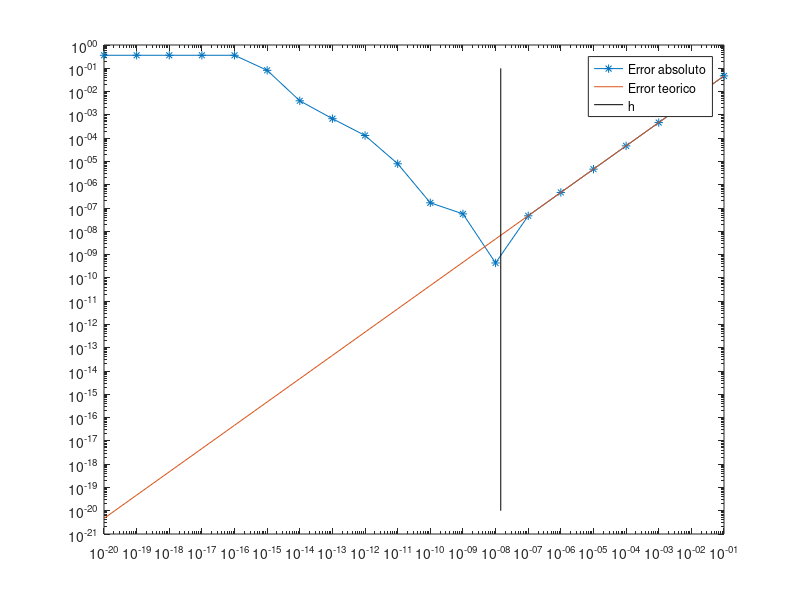
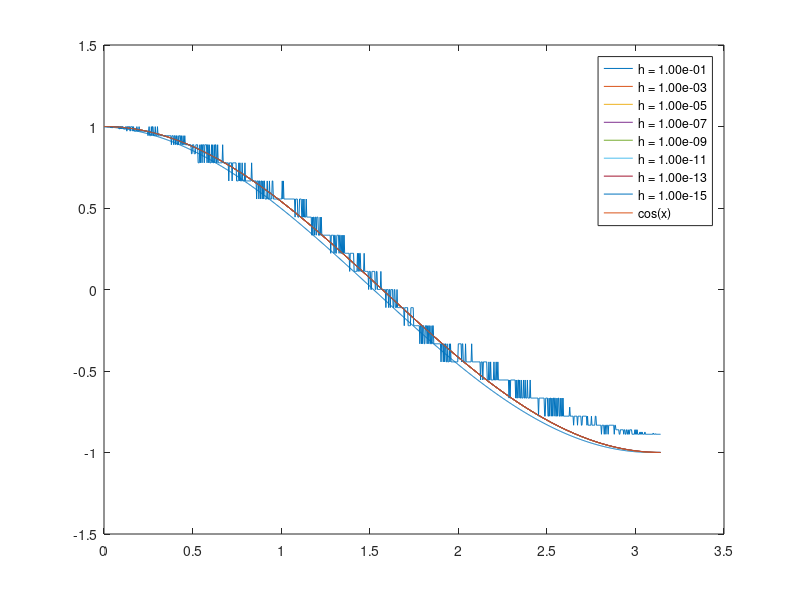

The MATLAB script that drew these images, in order:
addpath('../Biblioteca')
clc
clear all
close all

display ("Apartado 1 a. AproxDerivadaTabla")

valor_real_derivada = cos(1.2)
cociente =@(h) (sin(1.2+h)-sin(1.2))./h;
error_abs = @(h) abs(cociente(h)-valor_real_derivada);
error_teor = @(h) (h/2)*sin(1.21);

form = '%5.5e,\t %16.15e,\t %12.12e,\t %12.12e\n';
disp('h                cociente                errorabs                errorteorico')
k=1:20;
h=10.^(-k);
eval=cociente(h);
ea=error_abs(h);
#para valores muy pequeños del paso h el método comienza a mostrar una gran inestabilidad,
#debido a los errores de redondeo. Para h<=10^-8, el error absoluto se mantiene por debajo
#del teórico, a partir de ahí empieza a degenerar... En concreto para 10^-16, sen(x+h)=sen(x)
#debido a que el epsilón de máquina es 2.2204e-16
et=error_teor(h);
for j=1:20
  printf(form, h(j), eval(j), ea(j), et(j));
endfor

display ("Apartado 1 b. loglog")
loglog(h,ea,'*- ;Error absoluto;'); #gráfico con escala logarítmica
set(1,"position", [100, 206, 560, 420])
hold on
loglog(h,et,';Error teorico;');
hold on

display ("Apartado 1 c. ErrorTotalOptimo")
loglog([sqrt(sin(1.21)*eps),sqrt(sin(1.21)*eps)],[10^-20,10^-1], 'k ;h;');
# sí se aproxima a la zona de menor error (absoluto)
# asimismo, coincide con "se aconseja coger h netemente mayor que eps^(1/q+1) para O(h^q)"
# en este caso, sqrt(2.2204e-16)=1.4901e-08.
# Si tuvieramos más bits (digitos en mantisa), nos saldría un h menor

display ("Apartado 1 d. AproxDerivadaGrafica")
figure(2)
aprox=@(x,h) (sin(x+h)-sin(x))/h;
x=linspace(0,pi, 1000);
for k=1:2:15
  h=10^(-k);
  plot(x,aprox(x,h),sprintf(';h = %2.2e;',h))#h=1 mala aprox
  set(2,"position", [660, 206, 560, 420])
  hold on
endfor
plot(x,cos(x),';cos(x);')
# las líneas horizontales que aparecen en h=10^-15 se deben a que por el epsilon de máquina
# se tiene que sen(x+h)=sen(x) => sen(x+h)-sen(x)=0

rmpath('../Biblioteca')
